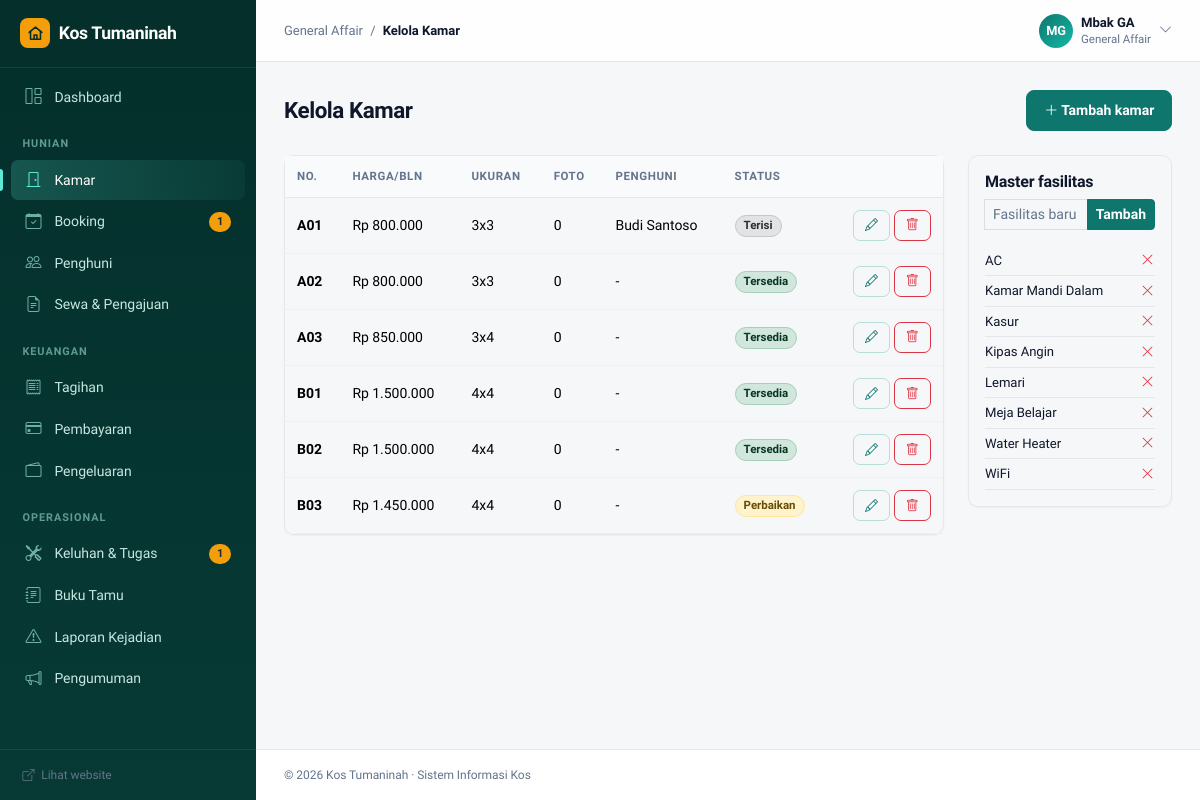
Before: /ga/kamar.php (signed in) with the older database file.
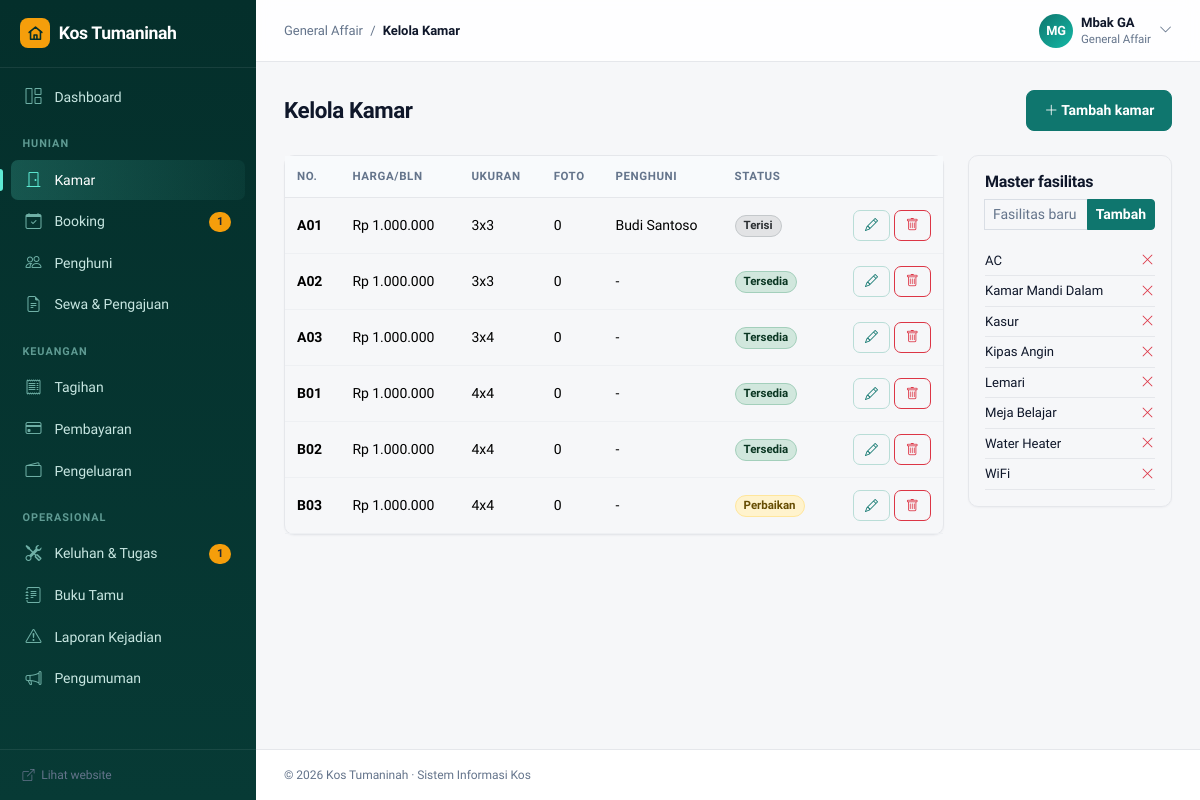
After: the same page with the newer database file.
### tables this page shows
CREATE TABLE kamar (
    id              INT UNSIGNED AUTO_INCREMENT PRIMARY KEY,
    nomor_kamar     VARCHAR(10) NOT NULL UNIQUE,
    harga_per_bulan INT UNSIGNED NOT NULL DEFAULT 1000000,
    ukuran          VARCHAR(20),
    status          ENUM('kosong','terisi','perbaikan') NOT NULL DEFAULT 'kosong',
    deskripsi       TEXT,
    created_at      DATETIME NOT NULL DEFAULT CURRENT_TIMESTAMP
);

CREATE TABLE fasilitas (
    id   INT UNSIGNED AUTO_INCREMENT PRIMARY KEY,
    nama VARCHAR(50) NOT NULL UNIQUE
);

### ga/kamar.php (the view, shortened to what this page needs)
<?php
require_once __DIR__ . '/../includes/functions.php';
$kamar = q(
    "SELECT k.*, (SELECT COUNT(*) FROM foto_kamar f WHERE f.kamar_id = k.id) AS jml_foto,
            (SELECT u.nama FROM sewa s JOIN users u ON u.id = s.user_id WHERE s.kamar_id = k.id AND s.status = 'aktif' LIMIT 1) AS penghuni
     FROM kamar k ORDER BY k.nomor_kamar"
)->fetchAll();
$fasilitas = q('SELECT * FROM fasilitas ORDER BY nama')->fetchAll();
$title = 'Kelola Kamar';
require __DIR__ . '/../includes/header.php';
?>
<div class="d-flex justify-content-between align-items-center mb-4">
    <h1 class="h3 mb-0">Kelola Kamar</h1>
    <a href="<?= url('ga/kamar_form.php') ?>" class="btn btn-primary"><i class="bi bi-plus-lg"></i> Tambah kamar</a>
</div>
<div class="row g-4">
    <div class="col-lg-9">
        <div class="card shadow-sm"><div class="card-body table-responsive">
            <table class="table">
                <thead><tr><th>No.</th><th>Harga/bln</th><th>Ukuran</th><th>Foto</th><th>Penghuni</th><th>Status</th><th></th></tr></thead>
                <tbody>
                <?php foreach ($kamar as $k): ?>
                    <tr>
                        <td class="fw-bold"><?= e($k['nomor_kamar']) ?></td>
                        <td><?= rupiah($k['harga_per_bulan']) ?></td>
                        <td><?= e($k['ukuran']) ?></td>
                        <td><?= $k['jml_foto'] ?></td>
                        <td><?= e($k['penghuni'] ?? '-') ?></td>
                        <td><?= badge($k['status']) ?></td>
                        <td class="text-end text-nowrap">
                            <a href="<?= url('ga/kamar_form.php?id=' . $k['id']) ?>" class="btn btn-sm btn-outline-primary"><i class="bi bi-pencil"></i></a>
                            <form method="post" class="d-inline" data-confirm="Hapus kamar <?= e($k['nomor_kamar']) ?>?">
                                <button class="btn btn-sm btn-outline-danger"><i class="bi bi-trash"></i></button>
                            </form>
                        </td>
                    </tr>
                <?php endforeach; ?>
                </tbody>
            </table>
        </div></div>
    </div>
    <div class="col-lg-3">
        <div class="card shadow-sm"><div class="card-body">
            <h6>Master fasilitas</h6>
            <form method="post" class="input-group input-group-sm mb-3">
                <input name="nama" class="form-control" placeholder="Fasilitas baru" required>
                <button class="btn btn-primary">Tambah</button>
            </form>
            <?php foreach ($fasilitas as $f): ?>
                <form method="post" class="d-flex justify-content-between align-items-center border-bottom py-1" data-confirm="Hapus fasilitas <?= e($f['nama']) ?>?">
                    <span class="small"><?= e($f['nama']) ?></span>
                    <button class="btn btn-sm btn-link text-danger p-0"><i class="bi bi-x-lg"></i></button>
                </form>
            <?php endforeach; ?>
        </div></div>
    </div>
</div>
<?php require __DIR__ . '/../includes/footer.php'; ?>

### includes/header.php (shortened to what this page needs)
<?php
$u = user();
$layout = $layout ?? ($u ? 'app' : 'site');
?>
<!doctype html>
<html lang="id">
<head>
    <link href="https://cdn.jsdelivr.net/npm/bootstrap@5.3.3/dist/css/bootstrap.min.css" rel="stylesheet">
    <link href="https://cdn.jsdelivr.net/npm/bootstrap-icons@1.11.3/font/bootstrap-icons.min.css" rel="stylesheet">
    <link href="<?= asset('assets/css/style.css') ?>" rel="stylesheet">
    <link href="<?= asset('assets/css/motion.css') ?>" rel="stylesheet">
    <link href="<?= asset('assets/css/theme.css') ?>" rel="stylesheet">
</head>
<?php if ($layout === 'auth'): ?>
<body>
<div class="auth">
    <aside class="auth-aside">
        <div class="hero-bg" aria-hidden="true"><span class="blob blob-1"></span><span class="blob blob-2"></span><span class="hero-grid"></span></div>
        <a href="<?= url() ?>" class="logo"><span class="logo-mark"><?= logo_svg() ?></span><?= e(APP_NAME) ?></a>
        <div>
            <h2 class="mb-3">Tempat pulang yang tenang di Kopo, <?= e(KOTA) ?>.</h2>
            <p class="mb-0 opacity-75">Cek tagihan, kirim bukti bayar, dan laporkan kendala kamar langsung dari ponsel.</p>
        </div>
        <div class="small opacity-50">&copy; <?= date('Y') ?> <?= e(APP_NAME) ?> &middot; <?= e(KOTA) ?></div>
    </aside>
    <main class="auth-main">
        <div class="auth-form page-enter">
            <a href="<?= url() ?>" class="logo d-lg-none mb-4"><span class="logo-mark"><?= logo_svg() ?></span><?= e(APP_NAME) ?></a>
            <?= show_flash() ?>
<?php else:
    $counts = nav_counts($u);
    $crumb = $title ?? '';
    ?>
<body>
<aside class="offcanvas-lg offcanvas-start sidebar" tabindex="-1" id="sidebar">
    <div class="sidebar-brand d-flex align-items-center justify-content-between">
        <a href="<?= url(home_for($u['role'])) ?>" class="logo"><span class="logo-mark"><?= logo_svg() ?></span><?= e(APP_NAME) ?></a>
    </div>
    <div class="offcanvas-body">
        <nav class="py-2">
            <?php foreach (menu_for($u['role']) as [$seksi, $items]): ?>
                <?php if ($seksi): ?><div class="nav-section"><?= e($seksi) ?></div><?php endif; ?>
                <?php foreach ($items as [$label, $path, $icon]): ?>
                    <a class="nav-link <?= is_current($path) ? 'active' : '' ?>" href="<?= url($path) ?>">
                        <i class="bi bi-<?= $icon ?>"></i><span><?= e($label) ?></span>
                        <?php if (!empty($counts[$path])): ?><span class="nav-count"><?= $counts[$path] ?></span><?php endif; ?>
                    </a>
                <?php endforeach; ?>
            <?php endforeach; ?>
        </nav>
        <div class="sidebar-foot">
            <a href="<?= url() ?>" class="text-reset"><i class="bi bi-box-arrow-up-right me-1"></i> Lihat website</a>
        </div>
    </div>
</aside>
<div class="app-main">
    <header class="topbar">
        <div class="crumb d-none d-sm-block"><?= e(ROLE_LABEL[$u['role']]) ?> <span class="mx-1">/</span> <b><?= e($crumb) ?></b></div>
        <div class="ms-auto dropdown">
            <a href="#" class="d-flex align-items-center gap-2 text-reset" data-bs-toggle="dropdown">
                <span class="avatar"><?= e(inisial($u['nama'])) ?></span>
                <span class="d-none d-md-block lh-sm">
                    <span class="d-block fw-semibold small"><?= e($u['nama']) ?></span>
                    <span class="d-block text-muted" style="font-size:.72rem"><?= e(ROLE_LABEL[$u['role']]) ?></span>
                </span>
                <i class="bi bi-chevron-down small text-muted"></i>
            </a>
        </div>
    </header>
    <main class="app-content page-enter">
<?php endif; ?>

### includes/functions.php (shortened to what this page needs)
<?php
function db(): PDO
{
    static $pdo = null;
    if ($pdo === null) {
        $pdo = new PDO(
            'mysql:host=' . DB_HOST . ';dbname=' . DB_NAME . ';charset=utf8mb4',
            DB_USER,
            DB_PASS,
            [
                PDO::ATTR_ERRMODE            => PDO::ERRMODE_EXCEPTION,
                PDO::ATTR_DEFAULT_FETCH_MODE => PDO::FETCH_ASSOC,
            ]
        );
    }
    return $pdo;
}
function q(string $sql, array $params = []): PDOStatement
{
    $st = db()->prepare($sql);
    $st->execute($params);
    return $st;
}
function e($s): string
{
    return htmlspecialchars((string) $s, ENT_QUOTES, 'UTF-8');
}
function url(string $path = ''): string
{
    return BASE_URL . ltrim($path, '/');
}
function asset(string $path): string
{
    $file = __DIR__ . '/../' . $path;
    return url($path) . (is_file($file) ? '?v=' . filemtime($file) : '');
}
function rupiah($n): string
{
    return 'Rp ' . number_format((int) $n, 0, ',', '.');
}
function badge(string $status): string
{
    $warna = [
        'kosong' => 'success', 'terisi' => 'secondary', 'perbaikan' => 'warning',
        'pending' => 'warning', 'diterima' => 'success', 'ditolak' => 'danger', 'batal' => 'secondary',
        'aktif' => 'success', 'selesai' => 'success', 'disetujui' => 'success',
        'belum' => 'danger', 'menunggu' => 'warning', 'lunas' => 'success', 'valid' => 'success',
        'baru' => 'info', 'diproses' => 'primary',
    ];
    $label = [
        'kosong' => 'Tersedia', 'pending' => 'Menunggu', 'belum' => 'Belum dibayar',
        'menunggu' => 'Diverifikasi', 'valid' => 'Terverifikasi',
    ];
    $w = $warna[$status] ?? 'secondary';
    return '<span class="badge rounded-pill bg-' . $w . '-subtle text-' . $w . '-emphasis border border-' . $w . '-subtle">'
        . e($label[$status] ?? ucfirst($status)) . '</span>';
}
function inisial(string $nama): string
{
    $kata = preg_split('/\s+/', trim($nama));
    return strtoupper(substr($kata[0], 0, 1) . (isset($kata[1]) ? substr($kata[1], 0, 1) : ''));
}
function logo_svg(): string
{
    return '<svg viewBox="0 0 24 24" fill="none" stroke="currentColor" stroke-width="2.2" stroke-linecap="round" stroke-linejoin="round">'
        . '<path d="M3 10.5 12 3l9 7.5"/><path d="M5 9v11h14V9"/><path d="M10 20v-6h4v6"/></svg>';
}
function user(): ?array
{
    return $_SESSION['user'] ?? null;
}
function home_for(string $role): string
{
    return $role . '/dashboard.php';
}
function nav_counts(array $u): array
{
    switch ($u['role']) {
        case 'ga':
            return [
                'ga/booking.php'    => (int) q("SELECT COUNT(*) FROM booking WHERE status = 'pending'")->fetchColumn(),
                'ga/pembayaran.php' => (int) q("SELECT COUNT(*) FROM pembayaran WHERE status = 'menunggu'")->fetchColumn(),
                'ga/keluhan.php'    => (int) q("SELECT COUNT(*) FROM keluhan WHERE status = 'baru'")->fetchColumn(),
                'ga/sewa.php'       => (int) q("SELECT COUNT(*) FROM pengajuan WHERE status = 'pending'")->fetchColumn(),
            ];
    }
    return [];
}
function is_current(string $path): bool
{
    return $_SERVER['SCRIPT_NAME'] === url($path);
}

### includes/footer.php (shortened to what this page needs)
<?php if ($layout === 'auth'): ?>
        </div>
    </main>
</div>
<?php else: ?>
    </main>
    <footer class="app-footer">&copy; <?= date('Y') ?> <?= e(APP_NAME) ?> &middot; Sistem Informasi Kos</footer>
</div>
<?php endif; ?>
</body>
</html>

### assets/css/motion.css (style rules this page uses)
:root { --ease-out: cubic-bezier(.22, .61, .36, 1); --dur: .45s; }
.page-enter { animation: pageIn .4s var(--ease-out) both; }
.app-content .row > [class*="col"] > .card { animation: pageIn .45s var(--ease-out) both; }
.app-content .row > [class*="col"]:nth-child(2) > .card { animation-delay: .04s; }
.btn { transition: background-color .15s ease, border-color .15s ease, color .15s ease, box-shadow .15s ease, transform .1s ease; }
.card { transition: border-color .2s ease, box-shadow .2s ease, transform .2s ease; }
.table tbody tr { transition: background-color .12s ease; }
.form-control, .form-select { transition: border-color .15s ease, box-shadow .15s ease; }
.sidebar .nav-link { position: relative; transition: background-color .15s ease, color .15s ease; }
.sidebar .nav-link.active::before { content: ""; position: absolute; left: -.7rem; top: 22%; bottom: 22%; width: 3px; border-radius: 0 3px 3px 0; background: #5eead4; }
.nav-count { animation: pop .35s var(--ease-out) both .2s; }

### assets/css/theme.css (style rules this page uses)
:root { --deep: #042f2b; --deep-2: #0b4f48; --accent: #f59e0b; --accent-hover: #fbbf24; --mint: #5eead4; }
html { scroll-behavior: smooth; }
.sidebar { --bs-offcanvas-bg: var(--deep); background: linear-gradient(180deg, var(--deep) 0%, #073a35 100%); }
@media (min-width: 992px) { .sidebar { background: linear-gradient(180deg, var(--deep) 0%, #073a35 100%) !important; } }
.sidebar .nav-section { color: #5f9b93; }
.sidebar .nav-link { color: #c7e6e1; }
.sidebar .nav-link i { color: #6fb0a6; transition: transform .25s var(--ease-out), color .2s; }
.sidebar .nav-link.active { background: linear-gradient(90deg, rgba(94,234,212,.2), rgba(94,234,212,.05)); }
.sidebar .nav-count { background: var(--accent); }
.sidebar .sidebar-brand, .sidebar .sidebar-foot { border-color: rgba(255,255,255,.08); }
.sidebar .logo-mark { background: var(--accent); color: var(--deep); }
.app-main { min-width: 0; overflow-x: clip; }
.topbar { background: rgba(255,255,255,.85); backdrop-filter: saturate(160%) blur(10px); }
.avatar { background: linear-gradient(135deg, #0f766e, #14b8a6); color: #fff; }

Changed rows visible on the page:
changed kamar "Terisi": harga_per_bulan "Rp 800.000" → "Rp 1.000.000"
changed kamar (number 2 of 6 on the later page): harga_per_bulan "Rp 800.000" → "Rp 1.000.000"
changed kamar (number 3 of 6 on the later page): harga_per_bulan "Rp 850.000" → "Rp 1.000.000"
changed kamar (number 4 of 6 on the later page): harga_per_bulan "Rp 1.500.000" → "Rp 1.000.000"
changed kamar (number 5 of 6 on the later page): harga_per_bulan "Rp 1.500.000" → "Rp 1.000.000"
changed kamar "Perbaikan": harga_per_bulan "Rp 1.450.000" → "Rp 1.000.000"
